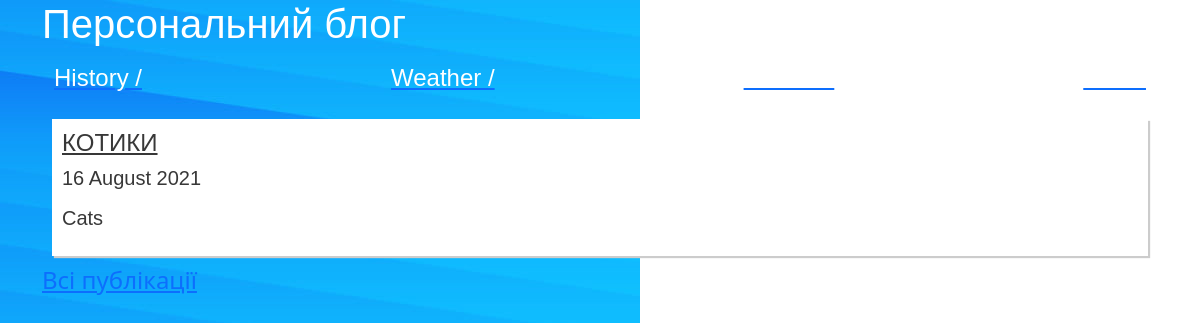
Before: / with the older database file.
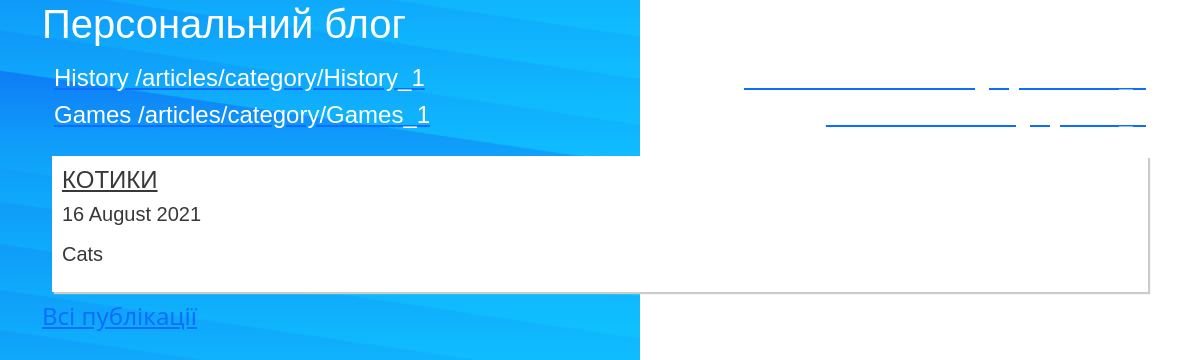
After: the same page with the newer database file.
### app_blog/models.py (models this page shows, shortened)
class Category(models.Model):
    category = models.CharField(u'Категорія',
        max_length=250, help_text=u'Максимум 250 символів')
    slug = models.SlugField(u'Слаг')
    objects = models.Manager()
    class Meta:
        verbose_name = u'Категорія для публікації'
        verbose_name_plural = u'Категорії для публікації'
    def __str__(self):
        return self.category
    def get_absolute_url(self):
        try:
            url = reverse('articles-category-list',
                        kwargs={'slug': self.slug})
        except:
            url = "/"
        return url

class Article(models.Model):
    title = models.CharField(u'Заголовок', max_length=250,
                help_text=u'Максимум 250 символів')
    description = models.TextField(blank=True,
                                verbose_name=u'Опис')
    pub_date = models.DateTimeField(u'Дата публікації',
                                default=timezone.now)
    slug = models.SlugField(u'Слаг',
                                unique_for_date='pub_date')
    main_page = models.BooleanField(u'Головна',
                                    default=False,
                help_text=u'Показувати на головній сторінці')
    category = models.ForeignKey(Category,
                                related_name='news',
                                blank=True,
                                null=True,
                                verbose_name=u'Категорія',
                                on_delete=models.CASCADE)
    objects = models.Manager()
    class Meta:
        ordering = ['-pub_date']
        verbose_name = u'Стаття'
        verbose_name_plural = u'Статті'
    def get_absolute_url(self):
        try:
            url = reverse('news-detail',
                            kwargs={
                        'year': self.pub_date.strftime("%Y"),
                        'month': self.pub_date.strftime("%m"),
                        'day': self.pub_date.strftime("%d"),
                        'slug': self.slug,
            })
        except:
            url = "/"
        return url

### app_blog/views.py (the view)
# urls.py: path(r'', HomePageView.as_view()),
class HomePageView(ListView):
    model = Article
    template_name = 'index.html'
    context_object_name = 'categories'
    def get_context_data(self, **kwargs):
        context = super(HomePageView,
                        self).get_context_data(**kwargs)
        context['articles'] =\
            Article.objects.filter(main_page=True)[:5]
        return context
    def get_queryset(self, *args, **kwargs):
        categories = Category.objects.all()
        return categories

### app_blog/templates/index.html (shortened to what this page needs)
{% extends "base.html" %}
{% load static %}
{% block content %}{% endblock %}

Changed rows visible on the page:
changed Category: slug+category "History / Weather / Games / Cats / КОТИКИ 16 August 2021 Cats Всі публікації" → "History /articles/category/History_1 Weather /articles/category/Weather_1 Games /articles/category/Games_1 Cats /articles/category/Cats_1 КОТИКИ 16 August 2021…"
